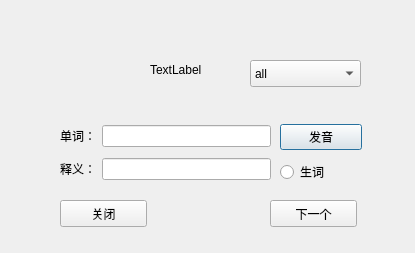
<?xml version="1.0" encoding="UTF-8"?>
<ui version="4.0">
 <class>WordReview</class>
 <widget class="QDialog" name="WordReview">
  <property name="geometry">
   <rect>
    <x>0</x>
    <y>0</y>
    <width>415</width>
    <height>253</height>
   </rect>
  </property>
  <property name="windowTitle">
   <string>Dialog</string>
  </property>
  <widget class="QLabel" name="top_label">
   <property name="geometry">
    <rect>
     <x>150</x>
     <y>60</y>
     <width>66</width>
     <height>19</height>
    </rect>
   </property>
   <property name="text">
    <string>TextLabel</string>
   </property>
  </widget>
  <widget class="QWidget" name="layoutWidget">
   <property name="geometry">
    <rect>
     <x>60</x>
     <y>120</y>
     <width>211</width>
     <height>66</height>
    </rect>
   </property>
   <layout class="QVBoxLayout" name="verticalLayout">
    <item>
     <layout class="QHBoxLayout" name="horizontalLayout">
      <item>
       <widget class="QLabel" name="word_label">
        <property name="text">
         <string>单词：</string>
        </property>
       </widget>
      </item>
      <item>
       <widget class="QLineEdit" name="word_lineedit"/>
      </item>
     </layout>
    </item>
    <item>
     <layout class="QHBoxLayout" name="horizontalLayout_2">
      <item>
       <widget class="QLabel" name="meaning_label">
        <property name="text">
         <string>释义：</string>
        </property>
       </widget>
      </item>
      <item>
       <widget class="QLineEdit" name="meaning_lineedit"/>
      </item>
     </layout>
    </item>
   </layout>
  </widget>
  <widget class="QWidget" name="layoutWidget">
   <property name="geometry">
    <rect>
     <x>280</x>
     <y>120</y>
     <width>82</width>
     <height>68</height>
    </rect>
   </property>
   <layout class="QVBoxLayout" name="verticalLayout_2">
    <item>
     <widget class="QPushButton" name="sound_button">
      <property name="text">
       <string>发音</string>
      </property>
     </widget>
    </item>
    <item>
     <widget class="QRadioButton" name="new_button">
      <property name="text">
       <string>生词</string>
      </property>
     </widget>
    </item>
   </layout>
  </widget>
  <widget class="QPushButton" name="close_button">
   <property name="geometry">
    <rect>
     <x>60</x>
     <y>200</y>
     <width>87</width>
     <height>27</height>
    </rect>
   </property>
   <property name="text">
    <string>关闭</string>
   </property>
  </widget>
  <widget class="QPushButton" name="next_button">
   <property name="geometry">
    <rect>
     <x>270</x>
     <y>200</y>
     <width>87</width>
     <height>27</height>
    </rect>
   </property>
   <property name="text">
    <string>下一个</string>
   </property>
  </widget>
  <widget class="QComboBox" name="comboBox">
   <property name="geometry">
    <rect>
     <x>250</x>
     <y>60</y>
     <width>111</width>
     <height>27</height>
    </rect>
   </property>
   <item>
    <property name="text">
     <string>all</string>
    </property>
   </item>
  </widget>
 </widget>
 <resources/>
 <connections/>
</ui>
